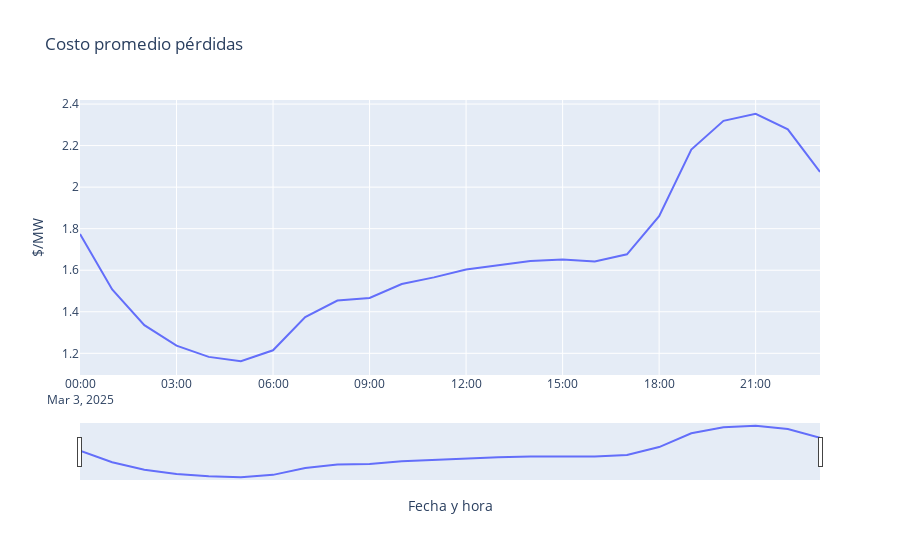

This figure's notebook cell:
### Markdown cell above
# Costo promedio de las pérdidas

### Code cell
df = pd.read_excel(path_output, sheet_name='Load Results')
df['datetime'] = pd.to_datetime(df['datetime'])

df_potencia_total = df.groupby('datetime')['p_mw'].sum().reset_index()

df_merged = pd.merge(df_res_cost, df_potencia_total, on='datetime', how='inner')

df_merged['costo_promedio'] = df_merged['Cost'] / df_merged['p_mw'] -100

fig = go.Figure()

fig.add_trace(
    go.Scatter(x=df_merged['datetime'], 
               y=df_merged['costo_promedio'], 
               name="Costo por MW consumido")
)

fig.update_layout(
    title="Costo promedio pérdidas",
    xaxis_title="Fecha y hora",
    yaxis_title="$/MW",
    xaxis_rangeslider_visible=True
)

print(df_merged[['datetime', 'Cost', 'p_mw', 'costo_promedio']].head())

fig.show()

### Figure 1 — Plotly figure (JSON) as saved in the notebook; plotly's stock layout.template omitted (floating-point values rounded to 4 significant figures)
{"data": [{"name": "Costo por MW consumido", "type": "scatter", "x": ["2025-03-03T00:00:00", "2025-03-03T01:00:00", "2025-03-03T02:00:00", "2025-03-03T03:00:00", "2025-03-03T04:00:00", "2025-03-03T05:00:00", "2025-03-03T06:00:00", "2025-03-03T07:00:00", "2025-03-03T08:00:00", "2025-03-03T09:00:00", "2025-03-03T10:00:00", "2025-03-03T11:00:00", "2025-03-03T12:00:00", "2025-03-03T13:00:00", "2025-03-03T14:00:00", "2025-03-03T15:00:00", "2025-03-03T16:00:00", "2025-03-03T17:00:00", "2025-03-03T18:00:00", "2025-03-03T19:00:00", "2025-03-03T20:00:00", "2025-03-03T21:00:00", "2025-03-03T22:00:00", "2025-03-03T23:00:00"], "y": [1.775, 1.507, 1.336, 1.237, 1.183, 1.162, 1.215, 1.374, 1.454, 1.466, 1.534, 1.566, 1.604, 1.622, 1.644, 1.651, 1.642, 1.677, 1.86, 2.181, 2.319, 2.353, 2.278, 2.073]}], "layout": {"title": {"text": "Costo promedio pérdidas"}, "xaxis": {"rangeslider": {"visible": true}, "title": {"text": "Fecha y hora"}}, "yaxis": {"title": {"text": "$/MW"}}}}
